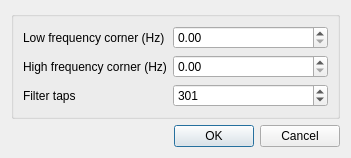
<?xml version="1.0" encoding="UTF-8"?>
<ui version="4.0">
 <class>PacketModBPFDialog</class>
 <widget class="QDialog" name="PacketModBPFDialog">
  <property name="geometry">
   <rect>
    <x>0</x>
    <y>0</y>
    <width>351</width>
    <height>152</height>
   </rect>
  </property>
  <property name="font">
   <font>
    <family>Liberation Sans</family>
    <pointsize>9</pointsize>
   </font>
  </property>
  <property name="windowTitle">
   <string>Bandpass Filter Settings</string>
  </property>
  <layout class="QVBoxLayout" name="verticalLayout">
   <item>
    <widget class="QGroupBox" name="groupBox">
     <layout class="QFormLayout" name="formLayout">
      <item row="0" column="0">
       <widget class="QLabel" name="lowFreqLabel">
        <property name="text">
         <string>Low frequency corner (Hz)</string>
        </property>
       </widget>
      </item>
      <item row="0" column="1">
       <widget class="QDoubleSpinBox" name="lowFreq">
        <property name="toolTip">
         <string>Low frequency corner.</string>
        </property>
        <property name="maximum">
         <double>10000.000000000000000</double>
        </property>
        <property name="singleStep">
         <double>1000.000000000000000</double>
        </property>
       </widget>
      </item>
      <item row="1" column="0">
       <widget class="QLabel" name="highFreqLabel">
        <property name="text">
         <string>High frequency corner (Hz)</string>
        </property>
       </widget>
      </item>
      <item row="1" column="1">
       <widget class="QDoubleSpinBox" name="highFreq">
        <property name="toolTip">
         <string>High frequency corner.</string>
        </property>
        <property name="maximum">
         <double>1000000.000000000000000</double>
        </property>
        <property name="singleStep">
         <double>1000.000000000000000</double>
        </property>
       </widget>
      </item>
      <item row="2" column="1">
       <widget class="QSpinBox" name="taps">
        <property name="toolTip">
         <string>Number of taps in the filter. More taps gives sharper roll off. Must be odd.</string>
        </property>
        <property name="minimum">
         <number>5</number>
        </property>
        <property name="maximum">
         <number>100001</number>
        </property>
        <property name="value">
         <number>301</number>
        </property>
       </widget>
      </item>
      <item row="2" column="0">
       <widget class="QLabel" name="tapsLabel">
        <property name="toolTip">
         <string/>
        </property>
        <property name="text">
         <string>Filter taps</string>
        </property>
       </widget>
      </item>
     </layout>
    </widget>
   </item>
   <item>
    <widget class="QDialogButtonBox" name="buttonBox">
     <property name="orientation">
      <enum>Qt::Horizontal</enum>
     </property>
     <property name="standardButtons">
      <set>QDialogButtonBox::Cancel|QDialogButtonBox::Ok</set>
     </property>
    </widget>
   </item>
  </layout>
 </widget>
 <tabstops>
  <tabstop>lowFreq</tabstop>
  <tabstop>highFreq</tabstop>
 </tabstops>
 <resources/>
 <connections>
  <connection>
   <sender>buttonBox</sender>
   <signal>accepted()</signal>
   <receiver>PacketModBPFDialog</receiver>
   <slot>accept()</slot>
   <hints>
    <hint type="sourcelabel">
     <x>248</x>
     <y>254</y>
    </hint>
    <hint type="destinationlabel">
     <x>157</x>
     <y>274</y>
    </hint>
   </hints>
  </connection>
  <connection>
   <sender>buttonBox</sender>
   <signal>rejected()</signal>
   <receiver>PacketModBPFDialog</receiver>
   <slot>reject()</slot>
   <hints>
    <hint type="sourcelabel">
     <x>316</x>
     <y>260</y>
    </hint>
    <hint type="destinationlabel">
     <x>286</x>
     <y>274</y>
    </hint>
   </hints>
  </connection>
 </connections>
</ui>
